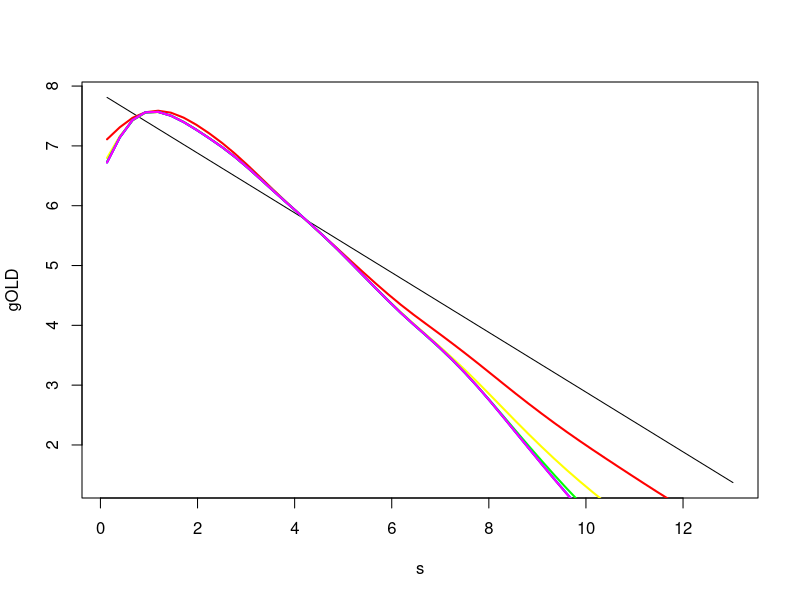
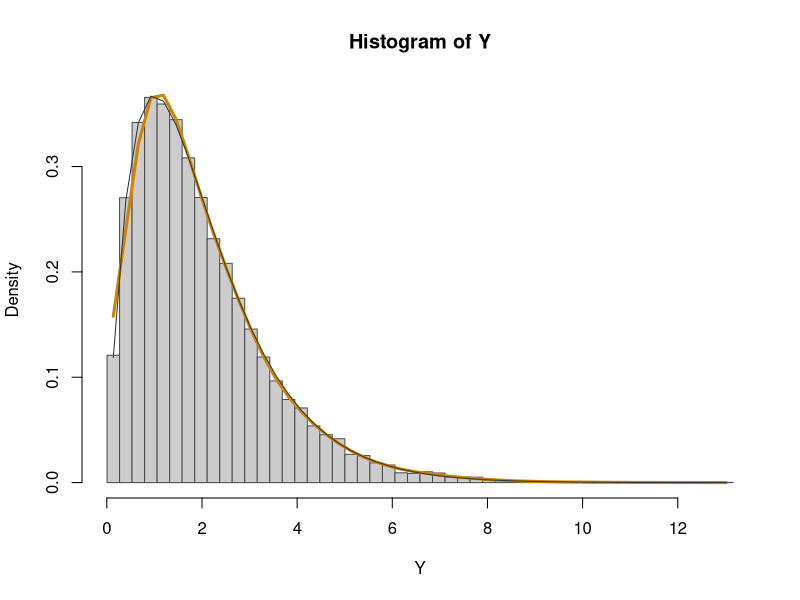
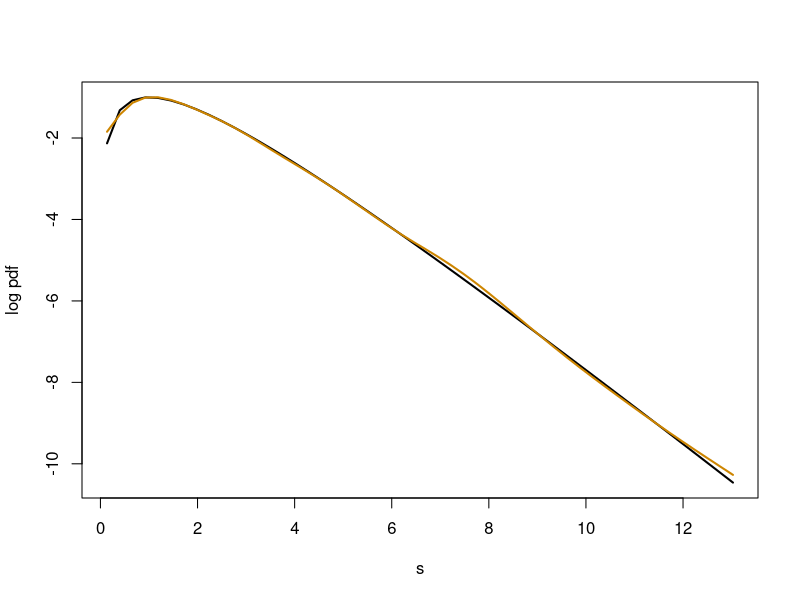

Recreate these plots in R, in order.
#example of a log histo spline
suppressMessages(library( fields))
# gamma sample
set.seed( 223)
# random sample gamma distribution 
  Y<- rgamma( 20000, shape=2, rate=1.0)
# 50 bins in Histogram
  N<-50
# histogram breakpoints
  brk <- seq( min(Y), max(Y),length.out= (N+1) )
  delta<- brk[2]- brk[1]
  
# in this example  s are histogram bin midpoints
# and the response are the counts in each bin (OK if some are zero)
  s<- (brk[1:N] + brk[2:(N+1)])/2
# counts in bins
  y <- hist(Y, breaks = brk, plot = FALSE)$counts
  
#################################################################################
## method will be valid for any case with locations s and Possion counts, y
## note that the Tps method here will automatically handle fitting a 2D, 3D surface. 
## This example fixes the degrees of freedom but in practice this will need to be chosen 
## e.g. by CV or something else. 
################################################################################
  
# fit a GLM model to use for starting values
  glmFit<- glm(y ~ s, family = poisson())
  lambda<- .01
# starting value (this does not need to be a GLM estimate but need to be positive)
# poorer estimates may not give convergence. 
  gOLD<-  predict( glmFit)
# plot interates
  plot( s, gOLD, type="l", col=1)
  coltab<-rainbow(6)
  for( I in 1:6){
    fHat <- exp(gOLD)
    z <- c(y - fHat)/fHat + gOLD 
    weights<- c(fHat)
    TpsObj <-  suppressWarnings(
      Tps( s,z, weights=weights,lambda=lambda, give.warnings=FALSE,
           df = 10)
      )
    gNEW<- c(predict( TpsObj))
    testTol <- sqrt(mean((gNEW - gOLD)^2)/mean(gOLD^2))
    cat( I, testTol, fill=TRUE)
    gOLD<- gNEW
# add new estimate
    lines( s, gNEW, col=coltab[I], lwd=2)
}
# approximate GCV at convergence 
  
  GCV<- mean( TpsObj$residuals^2)/ (1-TpsObj$eff.df/N )^2
  
# plot the estimated density  
  fHat<- exp( gNEW)
# normalize from counts to probabiliy
  fHat<- fHat/ (sum(fHat)*delta)


  hist( Y, breaks=brk, prob=TRUE, col="grey80", border="grey30")
  lines( s, fHat, col="orange3", lwd=3)
  
  lines( s, dgamma(s,shape=2, rate=1.0), col="grey20", lwd=1 ) 
  
  # look at the tails
  plot( s, log( dgamma( s, shape=2.0)), type="l",
        lwd=2,
        ylab="log pdf")
  lines( s, log(fHat), col="orange3", lwd=2)
  
